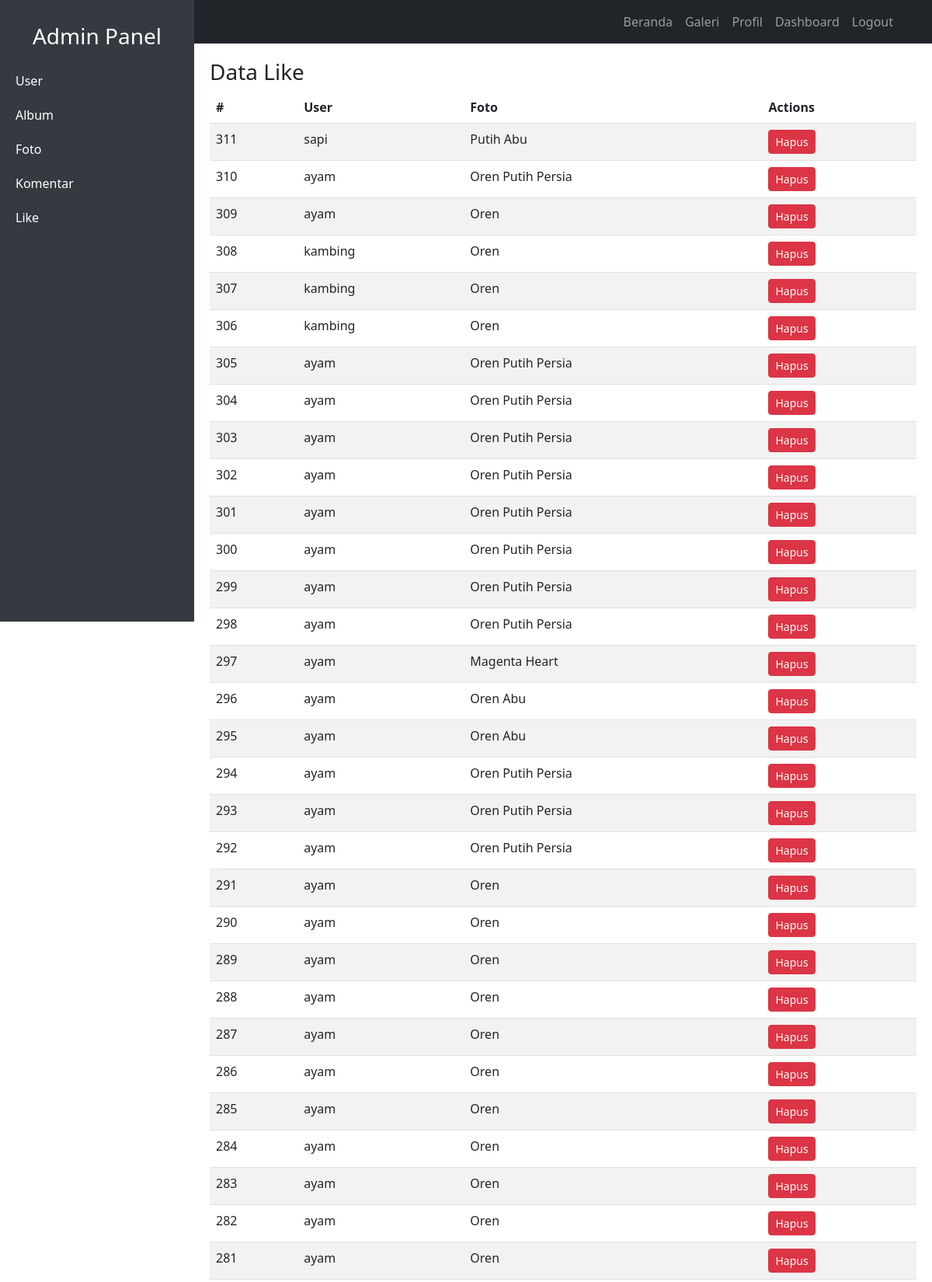
Page /dashboard.php?tab=like (signed in, upper part) on the committed database.
### tables this page shows
CREATE TABLE `like` (
  `LikeID` int(11) NOT NULL,
  `FotoID` int(11) NOT NULL,
  `UserID` int(11) NOT NULL,
  `TanggalLike` date NOT NULL
);

CREATE TABLE `user` (
  `UserID` int(11) NOT NULL,
  `Username` varchar(255) NOT NULL,
  `Password` varchar(255) NOT NULL,
  `Email` varchar(255) NOT NULL,
  `NamaLengkap` varchar(255) NOT NULL,
  `Alamat` text NOT NULL,
  `role` enum('user','admin') NOT NULL DEFAULT 'user'
);

CREATE TABLE `foto` (
  `FotoID` int(11) NOT NULL,
  `JudulFoto` varchar(255) NOT NULL,
  `Deskripsi` text NOT NULL,
  `TanggalUnggah` date NOT NULL,
  `Gambar` varchar(255) NOT NULL,
  `Album_ID` int(11) NOT NULL,
  `UserID` int(11) NOT NULL
);

### tabel/tabel-like.php (the view, shortened to what this page needs)
<?php
include 'db.php';
$query = mysqli_query($conn, "SELECT `Like`.*, User.Username, Foto.JudulFoto FROM `Like`
                              JOIN Foto ON `Like`.FotoID = Foto.FotoID
                              JOIN User ON `Like`.UserID = User.UserID
                              ORDER BY LikeID DESC");
$likes = mysqli_fetch_all($query, MYSQLI_ASSOC);
?>
<h3>Data Like</h3>
<table class="table table-striped">
    <thead>
        <tr>
            <th>#</th>
            <th>User</th>
            <th>Foto</th>
            <th>Actions</th>
        </tr>
    </thead>
    <tbody>
        <?php foreach ($likes as $row): ?>
            <tr>
                <td><?= $row['LikeID']; ?></td>
                <td><?= $row['Username']; ?></td>
                <td><?= $row['JudulFoto']; ?></td>
                <td>
                <a href="dashboard.php?tab=like&action=hapus&id=<?= $row['LikeID']; ?>" class="btn btn-danger btn-sm" onclick="return confirm('Yakin ingin menghapus?')">Hapus</a>
                </td>
            </tr>
        <?php endforeach; ?>
    </tbody>
</table>

### dashboard.php (style rules this page uses)
body { overflow-x: hidden; }

### rows in the picture
like: LikeID "311", UserID.Username "sapi", FotoID.JudulFoto "Putih Abu"
like: LikeID "310", UserID.Username "ayam", FotoID.JudulFoto "Oren Putih Persia"
like: LikeID "309", UserID.Username "ayam", FotoID.JudulFoto "Oren"
like: LikeID "308", UserID.Username "kambing", FotoID.JudulFoto "Oren"
like: LikeID "307", UserID.Username "kambing", FotoID.JudulFoto "Oren"
like: LikeID "306", UserID.Username "kambing", FotoID.JudulFoto "Oren"
like: LikeID "305", UserID.Username "ayam", FotoID.JudulFoto "Oren Putih Persia"
like: LikeID "304", UserID.Username "ayam", FotoID.JudulFoto "Oren Putih Persia"
like: LikeID "303", UserID.Username "ayam", FotoID.JudulFoto "Oren Putih Persia"
like: LikeID "302", UserID.Username "ayam", FotoID.JudulFoto "Oren Putih Persia"
like: LikeID "301", UserID.Username "ayam", FotoID.JudulFoto "Oren Putih Persia"
like: LikeID "300", UserID.Username "ayam", FotoID.JudulFoto "Oren Putih Persia"
like: LikeID "299", UserID.Username "ayam", FotoID.JudulFoto "Oren Putih Persia"
like: LikeID "298", UserID.Username "ayam", FotoID.JudulFoto "Oren Putih Persia"
like: LikeID "297", UserID.Username "ayam", FotoID.JudulFoto "Magenta Heart"
like: LikeID "296", UserID.Username "ayam", FotoID.JudulFoto "Oren Abu"
like: LikeID "295", UserID.Username "ayam", FotoID.JudulFoto "Oren Abu"
like: LikeID "294", UserID.Username "ayam", FotoID.JudulFoto "Oren Putih Persia"
like: LikeID "293", UserID.Username "ayam", FotoID.JudulFoto "Oren Putih Persia"
like: LikeID "292", UserID.Username "ayam", FotoID.JudulFoto "Oren Putih Persia"
like: LikeID "291", UserID.Username "ayam", FotoID.JudulFoto "Oren"
like: LikeID "290", UserID.Username "ayam", FotoID.JudulFoto "Oren"
like: LikeID "289", UserID.Username "ayam", FotoID.JudulFoto "Oren"
like: LikeID "288", UserID.Username "ayam", FotoID.JudulFoto "Oren"
like: LikeID "287", UserID.Username "ayam", FotoID.JudulFoto "Oren"
like: LikeID "286", UserID.Username "ayam", FotoID.JudulFoto "Oren"
like: LikeID "285", UserID.Username "ayam", FotoID.JudulFoto "Oren"
like: LikeID "284", UserID.Username "ayam", FotoID.JudulFoto "Oren"
like: LikeID "283", UserID.Username "ayam", FotoID.JudulFoto "Oren"
like: LikeID "282", UserID.Username "ayam", FotoID.JudulFoto "Oren"
like: LikeID "281", UserID.Username "ayam", FotoID.JudulFoto "Oren"
